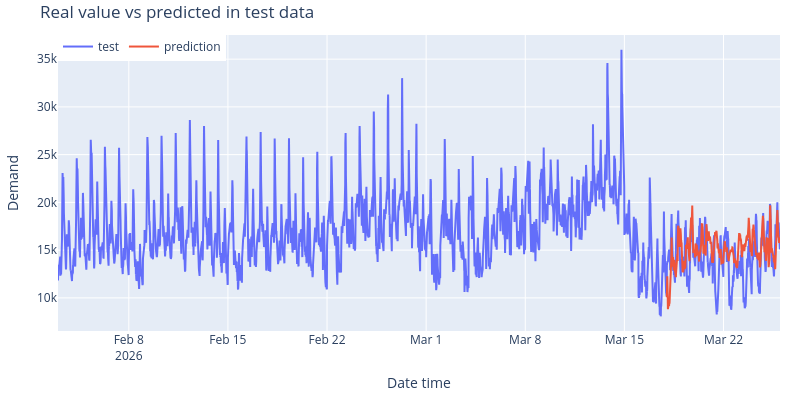

The cell this chart's notebook holds for it:
### Code cell
fig = go.Figure()
trace1 = go.Scatter(x=data_indexed.index, y=data_indexed['purchase_bid'], name="test", mode="lines")
trace2 = go.Scatter(x=predictions.index, y=predictions['pred'], name="prediction", mode="lines")
fig.add_trace(trace1)
fig.add_trace(trace2)
fig.update_layout(
    title="Real value vs predicted in test data",
    xaxis_title="Date time",
    yaxis_title="Demand",
    width=800,
    height=400,
    margin=dict(l=20, r=20, t=35, b=20),
    legend=dict(orientation="h", yanchor="top", y=1.01, xanchor="left", x=0)
)
fig.show()

### Figure 1 — Plotly figure (JSON) as saved in the notebook; plotly's stock layout.template omitted (floating-point values rounded to 4 significant figures; data arrays with more than 128 entries replaced by an {"elided": "..."} marker saying what was removed)
{"data": [{"mode": "lines", "name": "test", "type": "scatter", "x": {"elided": "4896 str values"}, "y": {"elided": "4896 float values"}}, {"mode": "lines", "name": "prediction", "type": "scatter", "x": {"elided": "768 str values"}, "y": {"elided": "768 float values"}}], "layout": {"height": 400, "legend": {"orientation": "h", "x": 0, "xanchor": "left", "y": 1.01, "yanchor": "top"}, "margin": {"b": 20, "l": 20, "r": 20, "t": 35}, "title": {"text": "Real value vs predicted in test data"}, "width": 800, "xaxis": {"title": {"text": "Date time"}}, "yaxis": {"title": {"text": "Demand"}}}}
